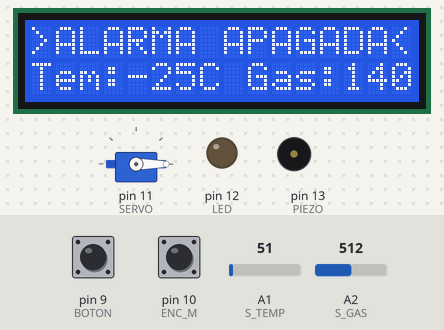
Bench run of a sketch on a simulated Arduino Uno, built with avr-gcc and run on an emulated ATmega328P. Parts: servo, 16×2 character LCD, output pins drawn as LEDs (lit = HIGH), buzzer (waves = sounding). Dashed ring = blinking. The inputs (shaded band) are chosen by the test bench; at power-on: pin 9 (BOTON) LOW, A1 (S_TEMP) = 51, A2 (S_GAS) = 512, pin 10 (ENC_M) HIGH.

Above: at 1.2 s.
1.3 s: pin 9 (BOTON) pulled HIGH for 0.15 s
At 1.46 s:
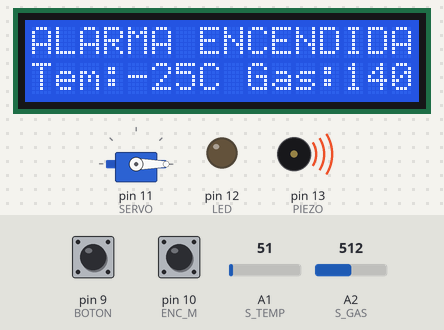
3.0 s: pin 9 (BOTON) pulled HIGH for 1 s
At 3.26 s:
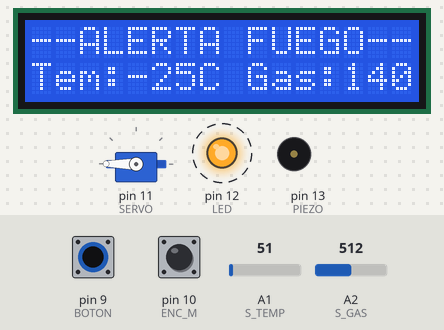
5.5 s: A1 (S_TEMP) set to 61
At 6.7 s:
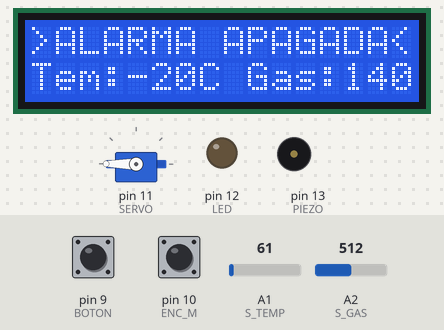
7.0 s: A2 (S_GAS) set to 716
At 7.7 s:
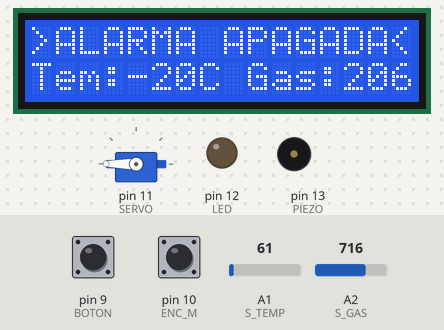
8.5 s: A1 (S_TEMP) set to 71
At 8.9 s:
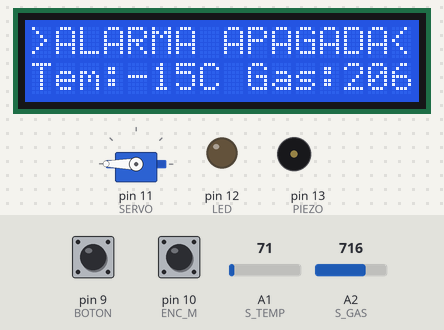
10.0 s: A2 (S_GAS) set to 900
At 11.3 s:
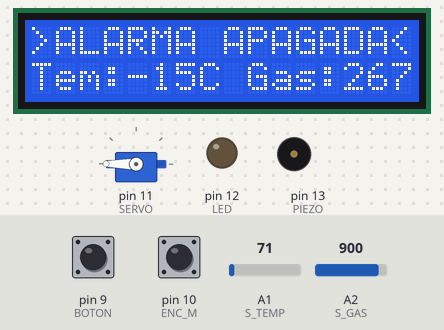
Timing chart, 0 to 12.5 s (numbered marks = the images above; inputs shaded):
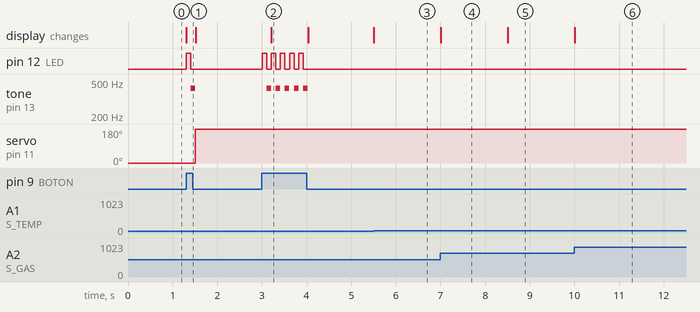

Measured:
- after the input at 1.3 s, pin 12 (LED): LOW → HIGH at once, → LOW 0.10 s later; tone on pin 13 (PIEZO): silent → 420 Hz after 0.11 s, → silent 0.10 s later; servo on pin 11 (SERVO): 0° → 180° after 0.21 s; the display: changes at once (image 1)
- after the input at 3.0 s, pin 12 (LED): alternates HIGH for 0.10 s and LOW for 0.11 s, 10 changes in all, then stays LOW, starting at once; tone on pin 13 (PIEZO): alternates 420 Hz for 0.10 s and silent for 0.11 s, 10 changes in all, then stays silent, starting after 0.10 s; the display: changes after 0.21 s (image 2)
- after the input at 5.5 s, the display: changes at once (image 3)
- after the input at 7.0 s, the display: changes at once (image 4)
- after the input at 8.5 s, the display: changes at once (image 5)
- after the input at 10.0 s, the display: changes at once (image 6)

The sketch:

FireAlarmSketch.ino
```cpp
//papasbird

#include <LiquidCrystal.h>
#include <Servo.h>

//Declaracion de variables
const int PIEZO  = 13;
const int LED  	 = 12;
const int SERVO  = 11;
const int ENC_M	 = 10;
const int BOTON  =  9;
const int S_TEMP = A1;
const int S_GAS  = A2;
Servo miServo;

// Salidas del display
LiquidCrystal lcd(0, 1, 2, 3, 4, 5);

//Variables del programa
int tempC = 0;
int gas = 0;
int estadoServo = 0;
int botonEstado = 0;
int alertaManual = 0;
bool alarmaIncendio = 0;
void setup() {
  //Inicializar puertos
  pinMode(PIEZO,OUTPUT);
  pinMode(LED,OUTPUT);
  pinMode(BOTON,INPUT);
  pinMode(ENC_M,INPUT);
  //Iniciar el servo en 0
  miServo.attach(SERVO);
  miServo.write(0);
  //Iniziar LCD
  lcd.begin(16,2);
}

void loop() {
  //Leer el estado del boton
  botonEstado = digitalRead(BOTON);
  alertaManual = digitalRead(ENC_M);
  //Leer el senesor de temperatura y de humo
  verSensores();
  //Si la alarma está encendida
  if(botonEstado){
    //Alarma encendida
    // mostrará el mensaje a menos que
    // haya alerta de incendio.
    if(alarmaIncendio==false){
    	lcd.setCursor(0,0);
  		lcd.print("ALARMA ENCENDIDA");
    }
    //Si encuentra que la temperatura es
    // mayor o igual que 60°C o que detecta
    // mas de 20% de humo, activa la alerta
    // de incendio.
    if(alertaManual == 0|| tempC >= 60 || gas>=20){
      activarAlarm();
      lcd.setCursor(0,0);
  	  lcd.print("--ALERTA FUEGO--");
      alarmaIncendio = true;
    }
    else{
    	alarmaIncendio= false;
    }
  }
  else{
    //Apaga la alarma (el led y el zumbador)
    // y muestra un mensaje.
    // se sigue mostrando la temperatura y gas.
    desactivarAlarm();
    lcd.setCursor(0,0);
    lcd.print(">ALARMA APAGADA<");
  }

}

/*Si hay alerta de incendio activa la alarma
   Enciende LED y hace sonar la alarma dependiendo
   si hay mas gas o temperatura.
   si hay mas de 75°C o 40% de gas activa el servo
   (llave de agua).*/
void activarAlarm(){
	digitalWrite(LED,1);
  	delay(100);
  	digitalWrite(LED,0);
  	int tono = 420;
  	if(tempC >=60 && tempC <75)
      tono = 520;
    if(tempC >= 75 && tempC <95)
      tono = 620;
    if(tempC >= 95  && tempC <=125)
      tono = 720;

  	tone(PIEZO,tono,1000);
  	delay(100);
    noTone(PIEZO);
  if((tempC>75 || gas> 30) && estadoServo == 0){
      miServo.write(180);
    	estadoServo == 1;
  }
}

/*Con una alarma desactivada apaga el LED
  y apaga la alarma (buzzer).*/
void desactivarAlarm(){
	digitalWrite(LED,0);
  	noTone(PIEZO);
}

/*Actualiza los sensores
	Lee el sensor de gas y temperatura
    haciendo un mapeo de la lectura segun los
    datos minimos y maximos que puede captar cada
    sensor, ademas los muestra en la parte baja del LCD.*/
void verSensores(){
  	gas = analogRead(S_GAS);
  	gas = map(gas,85,390,0,100);
	tempC = analogRead(S_TEMP);
    tempC = map(tempC,20,355,-40,125);
  	lcd.setCursor(0,1);
    lcd.print(String("Tem:")+String(tempC)+String("C")+String(" Gas:")+String(gas)+String("%  "));
}
```
